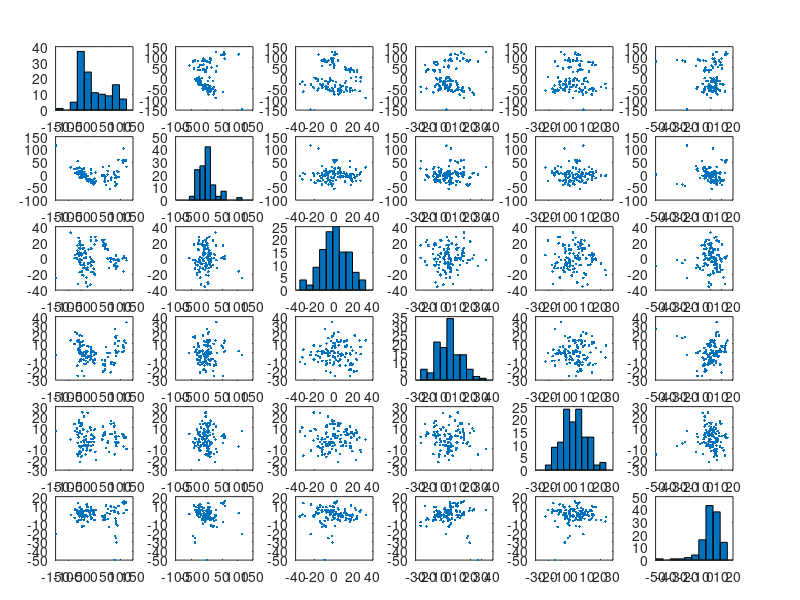

Source code (MATLAB):
% PCA on Olive Oil dataset from University of Copenhagen webpage
% http://www.models.kvl.dk/datasets
% Code by Maria Lomeli


clear all
% Loads the file
dat = load('HPLCforweb.mat');
% Displays the structure's components
dat.HPLCforweb
% The data matrix of size nxp (n=120 p=4001) n p-dimensional observations
xx = dat.HPLCforweb.data;
% Classifies the dataset into olive and non-olive
labels = dat.HPLCforweb.class{1};

%PCA on data(the option 'econ' is used for when n<=p and returns the values of latent which are not neccesarily zero):
[pc,score,latent,tsquare] = princomp(xx,'econ');
% Cumsum diagnostic to determine the account of explained variance so we
% choose the number of dimensions to proyect data into.
varianceacc = cumsum(latent)./sum(latent);
disp(varianceacc(varianceacc<0.96));
% d dimensions account for 96% of the variance
d = sum(varianceacc<0.96);
%Scatterplot of the projected coordinates:
plotmatrix(score(:,1:d));

X = score(:,1:d)';

[d n] = size(X);
